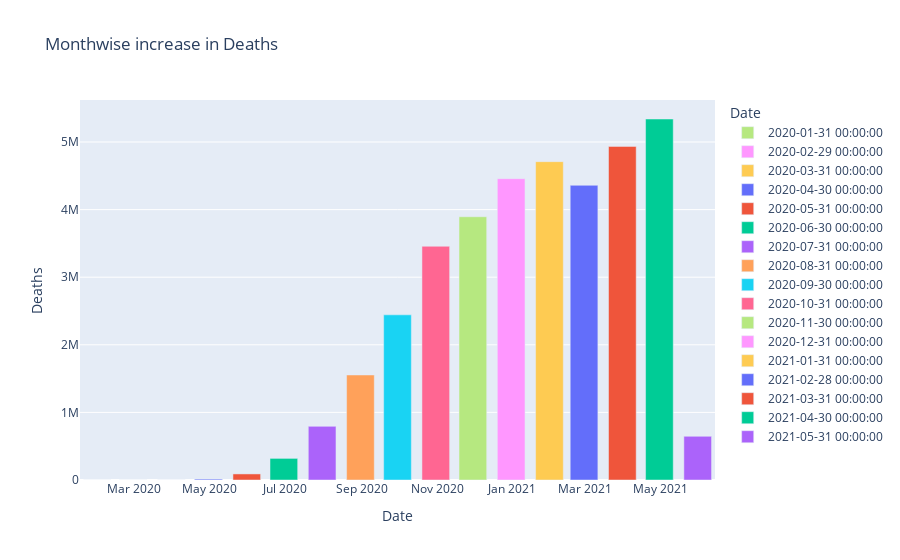

Notebook code for this chart:
### Code cell
# Monthwise Deaths analysis
fig = px.bar(month_wise, x='Date', y='Deaths',
            hover_data=['Confirmed', 'Cured'],
             color='Date',
            labels='Date(monthwise)',
            title='Monthwise increase in Deaths')

fig.show();

### Figure 1 — Plotly figure (JSON) as saved in the notebook; plotly's stock layout.template omitted (floating-point values rounded to 4 significant figures)
{"data": [{"alignmentgroup": "True", "customdata": [[2, 0]], "hovertemplate": "Date=%{x}<br>Deaths=%{y}<br>Confirmed=%{customdata[0]}<br>Cured=%{customdata[1]}<extra></extra>", "legendgroup": "2020-01-31 00:00:00", "marker": {"color": "#B6E880"}, "name": "2020-01-31 00:00:00", "offsetgroup": "2020-01-31 00:00:00", "orientation": "v", "showlegend": true, "textposition": "auto", "type": "bar", "x": ["2020-01-31T00:00:00"], "xaxis": "x", "y": [0], "yaxis": "y"}, {"alignmentgroup": "True", "customdata": [[86, 0]], "hovertemplate": "Date=%{x}<br>Deaths=%{y}<br>Confirmed=%{customdata[0]}<br>Cured=%{customdata[1]}<extra></extra>", "legendgroup": "2020-02-29 00:00:00", "marker": {"color": "#FF97FF"}, "name": "2020-02-29 00:00:00", "offsetgroup": "2020-02-29 00:00:00", "orientation": "v", "showlegend": true, "textposition": "auto", "type": "bar", "x": ["2020-02-29T00:00:00"], "xaxis": "x", "y": [0], "yaxis": "y"}, {"alignmentgroup": "True", "customdata": [[9687, 808]], "hovertemplate": "Date=%{x}<br>Deaths=%{y}<br>Confirmed=%{customdata[0]}<br>Cured=%{customdata[1]}<extra></extra>", "legendgroup": "2020-03-31 00:00:00", "marker": {"color": "#FECB52"}, "name": "2020-03-31 00:00:00", "offsetgroup": "2020-03-31 00:00:00", "orientation": "v", "showlegend": true, "textposition": "auto", "type": "bar", "x": ["2020-03-31T00:00:00"], "xaxis": "x", "y": [202], "yaxis": "y"}, {"alignmentgroup": "True", "customdata": [[422442, 75443]], "hovertemplate": "Date=%{x}<br>Deaths=%{y}<br>Confirmed=%{customdata[0]}<br>Cured=%{customdata[1]}<extra></extra>", "legendgroup": "2020-04-30 00:00:00", "marker": {"color": "#636efa"}, "name": "2020-04-30 00:00:00", "offsetgroup": "2020-04-30 00:00:00", "orientation": "v", "showlegend": true, "textposition": "auto", "type": "bar", "x": ["2020-04-30T00:00:00"], "xaxis": "x", "y": [13270], "yaxis": "y"}, {"alignmentgroup": "True", "customdata": [[2938234, 1133341]], "hovertemplate": "Date=%{x}<br>Deaths=%{y}<br>Confirmed=%{customdata[0]}<br>Cured=%{customdata[1]}<extra></extra>", "legendgroup": "2020-05-31 00:00:00", "marker": {"color": "#EF553B"}, "name": "2020-05-31 00:00:00", "offsetgroup": "2020-05-31 00:00:00", "orientation": "v", "showlegend": true, "textposition": "auto", "type": "bar", "x": ["2020-05-31T00:00:00"], "xaxis": "x", "y": [89834], "yaxis": "y"}, {"alignmentgroup": "True", "customdata": [[10558374, 5668946]], "hovertemplate": "Date=%{x}<br>Deaths=%{y}<br>Confirmed=%{customdata[0]}<br>Cured=%{customdata[1]}<extra></extra>", "legendgroup": "2020-06-30 00:00:00", "marker": {"color": "#00cc96"}, "name": "2020-06-30 00:00:00", "offsetgroup": "2020-06-30 00:00:00", "orientation": "v", "showlegend": true, "textposition": "auto", "type": "bar", "x": ["2020-06-30T00:00:00"], "xaxis": "x", "y": [319690], "yaxis": "y"}, {"alignmentgroup": "True", "customdata": [[31726501, 19980130]], "hovertemplate": "Date=%{x}<br>Deaths=%{y}<br>Confirmed=%{customdata[0]}<br>Cured=%{customdata[1]}<extra></extra>", "legendgroup": "2020-07-31 00:00:00", "marker": {"color": "#ab63fa"}, "name": "2020-07-31 00:00:00", "offsetgroup": "2020-07-31 00:00:00", "orientation": "v", "showlegend": true, "textposition": "auto", "type": "bar", "x": ["2020-07-31T00:00:00"], "xaxis": "x", "y": [793511], "yaxis": "y"}, {"alignmentgroup": "True", "customdata": [[80749620, 58580895]], "hovertemplate": "Date=%{x}<br>Deaths=%{y}<br>Confirmed=%{customdata[0]}<br>Cured=%{customdata[1]}<extra></extra>", "legendgroup": "2020-08-31 00:00:00", "marker": {"color": "#FFA15A"}, "name": "2020-08-31 00:00:00", "offsetgroup": "2020-08-31 00:00:00", "orientation": "v", "showlegend": true, "textposition": "auto", "type": "bar", "x": ["2020-08-31T00:00:00"], "xaxis": "x", "y": [1553468], "yaxis": "y"}, {"alignmentgroup": "True", "customdata": [[149113758, 118592934]], "hovertemplate": "Date=%{x}<br>Deaths=%{y}<br>Confirmed=%{customdata[0]}<br>Cured=%{customdata[1]}<extra></extra>", "legendgroup": "2020-09-30 00:00:00", "marker": {"color": "#19d3f3"}, "name": "2020-09-30 00:00:00", "offsetgroup": "2020-09-30 00:00:00", "orientation": "v", "showlegend": true, "textposition": "auto", "type": "bar", "x": ["2020-09-30T00:00:00"], "xaxis": "x", "y": [2443374], "yaxis": "y"}, {"alignmentgroup": "True", "customdata": [[226770312, 198824412]], "hovertemplate": "Date=%{x}<br>Deaths=%{y}<br>Confirmed=%{customdata[0]}<br>Cured=%{customdata[1]}<extra></extra>", "legendgroup": "2020-10-31 00:00:00", "marker": {"color": "#FF6692"}, "name": "2020-10-31 00:00:00", "offsetgroup": "2020-10-31 00:00:00", "orientation": "v", "showlegend": true, "textposition": "auto", "type": "bar", "x": ["2020-10-31T00:00:00"], "xaxis": "x", "y": [3457615], "yaxis": "y"}, {"alignmentgroup": "True", "customdata": [[264556412, 246213201]], "hovertemplate": "Date=%{x}<br>Deaths=%{y}<br>Confirmed=%{customdata[0]}<br>Cured=%{customdata[1]}<extra></extra>", "legendgroup": "2020-11-30 00:00:00", "marker": {"color": "#B6E880"}, "name": "2020-11-30 00:00:00", "offsetgroup": "2020-11-30 00:00:00", "orientation": "v", "showlegend": true, "textposition": "auto", "type": "bar", "x": ["2020-11-30T00:00:00"], "xaxis": "x", "y": [3894165], "yaxis": "y"}, {"alignmentgroup": "True", "customdata": [[307177353, 292244085]], "hovertemplate": "Date=%{x}<br>Deaths=%{y}<br>Confirmed=%{customdata[0]}<br>Cured=%{customdata[1]}<extra></extra>", "legendgroup": "2020-12-31 00:00:00", "marker": {"color": "#FF97FF"}, "name": "2020-12-31 00:00:00", "offsetgroup": "2020-12-31 00:00:00", "orientation": "v", "showlegend": true, "textposition": "auto", "type": "bar", "x": ["2020-12-31T00:00:00"], "xaxis": "x", "y": [4457379], "yaxis": "y"}, {"alignmentgroup": "True", "customdata": [[326469747, 315332019]], "hovertemplate": "Date=%{x}<br>Deaths=%{y}<br>Confirmed=%{customdata[0]}<br>Cured=%{customdata[1]}<extra></extra>", "legendgroup": "2021-01-31 00:00:00", "marker": {"color": "#FECB52"}, "name": "2021-01-31 00:00:00", "offsetgroup": "2021-01-31 00:00:00", "orientation": "v", "showlegend": true, "textposition": "auto", "type": "bar", "x": ["2021-01-31T00:00:00"], "xaxis": "x", "y": [4709167], "yaxis": "y"}, {"alignmentgroup": "True", "customdata": [[305631803, 297133802]], "hovertemplate": "Date=%{x}<br>Deaths=%{y}<br>Confirmed=%{customdata[0]}<br>Cured=%{customdata[1]}<extra></extra>", "legendgroup": "2021-02-28 00:00:00", "marker": {"color": "#636efa"}, "name": "2021-02-28 00:00:00", "offsetgroup": "2021-02-28 00:00:00", "orientation": "v", "showlegend": true, "textposition": "auto", "type": "bar", "x": ["2021-02-28T00:00:00"], "xaxis": "x", "y": [4359434], "yaxis": "y"}, {"alignmentgroup": "True", "customdata": [[356305616, 342610397]], "hovertemplate": "Date=%{x}<br>Deaths=%{y}<br>Confirmed=%{customdata[0]}<br>Cured=%{customdata[1]}<extra></extra>", "legendgroup": "2021-03-31 00:00:00", "marker": {"color": "#EF553B"}, "name": "2021-03-31 00:00:00", "offsetgroup": "2021-03-31 00:00:00", "orientation": "v", "showlegend": true, "textposition": "auto", "type": "bar", "x": ["2021-03-31T00:00:00"], "xaxis": "x", "y": [4935253], "yaxis": "y"}, {"alignmentgroup": "True", "customdata": [[440660671, 384990190]], "hovertemplate": "Date=%{x}<br>Deaths=%{y}<br>Confirmed=%{customdata[0]}<br>Cured=%{customdata[1]}<extra></extra>", "legendgroup": "2021-04-30 00:00:00", "marker": {"color": "#00cc96"}, "name": "2021-04-30 00:00:00", "offsetgroup": "2021-04-30 00:00:00", "orientation": "v", "showlegend": true, "textposition": "auto", "type": "bar", "x": ["2021-04-30T00:00:00"], "xaxis": "x", "y": [5340298], "yaxis": "y"}, {"alignmentgroup": "True", "customdata": [[58648030, 47969680]], "hovertemplate": "Date=%{x}<br>Deaths=%{y}<br>Confirmed=%{customdata[0]}<br>Cured=%{customdata[1]}<extra></extra>", "legendgroup": "2021-05-31 00:00:00", "marker": {"color": "#ab63fa"}, "name": "2021-05-31 00:00:00", "offsetgroup": "2021-05-31 00:00:00", "orientation": "v", "showlegend": true, "textposition": "auto", "type": "bar", "x": ["2021-05-31T00:00:00"], "xaxis": "x", "y": [646354], "yaxis": "y"}], "layout": {"barmode": "relative", "legend": {"title": {"text": "Date"}, "tracegroupgap": 0}, "title": {"text": "Monthwise increase in Deaths"}, "xaxis": {"anchor": "y", "categoryarray": [1580428800000000000, 1582934400000000000, 1585612800000000000, 1588204800000000000, 1590883200000000000, 1593475200000000000, 1596153600000000000, 1598832000000000000, 1601424000000000000, 1604102400000000000, 1606694400000000000, 1609372800000000000, 1612051200000000000, 1614470400000000000, 1617148800000000000, 1619740800000000000, 1622419200000000000], "categoryorder": "array", "domain": [0, 1], "title": {"text": "Date"}}, "yaxis": {"anchor": "x", "domain": [0, 1], "title": {"text": "Deaths"}}}}
